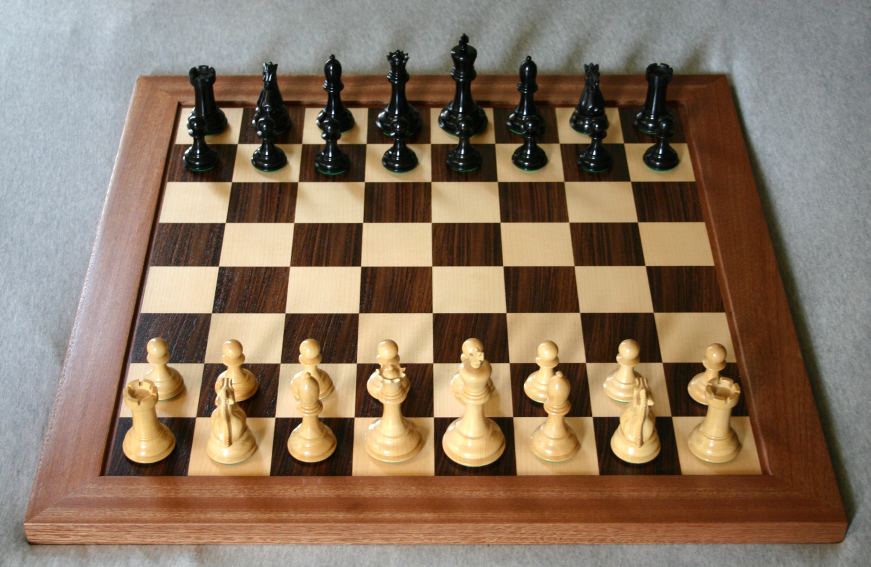
#> input picture cheese_board/board.jpg, 2611 x 1699 px (shown at 1/3 size)
$ python squares.py
#> lines starting #> are read from the running program, lines starting #| are printed output that depends on the picture; after the words box and inside, x2 and y2 are one past the last pixel; in counts of white or black regions, pixels touching at a corner belong together
import cv2
import numpy as np
import matplotlib.pyplot as plt

SHOW = True

img = cv2.imread('board.jpg', cv2.IMREAD_GRAYSCALE)
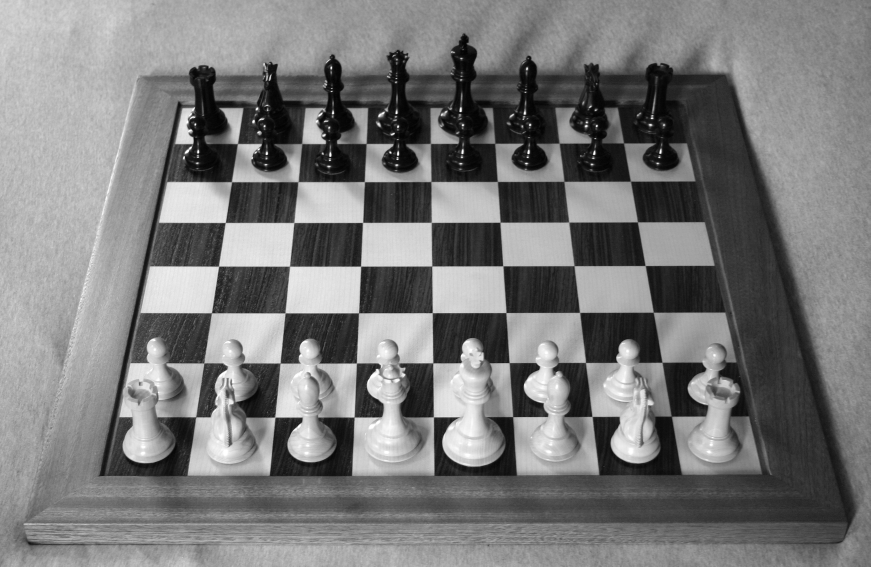
#> img: shape (1699, 2611) (shown at 1/3 size); min 0, max 255, mean 121.4

# [6 lines of commented-out code are left out]

blur = cv2.medianBlur(img, 5)
sharpen_kernel = np.array([[-1,-1,-1], [-1,9,-1], [-1,-1,-1]])
sharpen = cv2.filter2D(blur, -1, sharpen_kernel)
ret,thresh = cv2.threshold(sharpen,110,255,cv2.THRESH_BINARY)
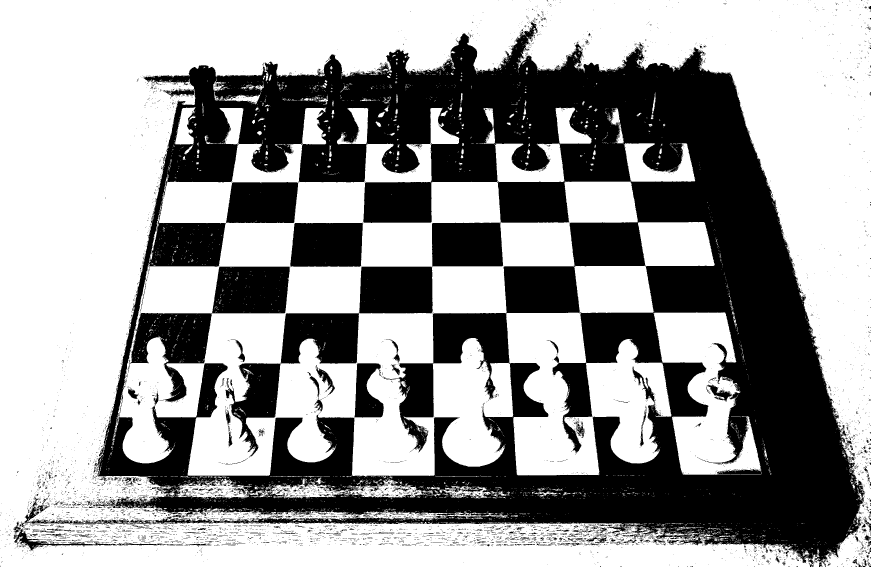
#> thresh: shape (1699, 2611) (shown at 1/3 size); 60.7% white; 8404 black regions (8071 under 20 px), largest, box (x1, y1, x2, y2) and area: (59, 66, 2595, 1699) 1490580, (384, 800, 869, 1206) 61954, (840, 800, 1298, 1091) 59861

kernel = np.ones((5,5),np.uint8)
dilation = cv2.dilate(thresh,kernel,iterations = 1)
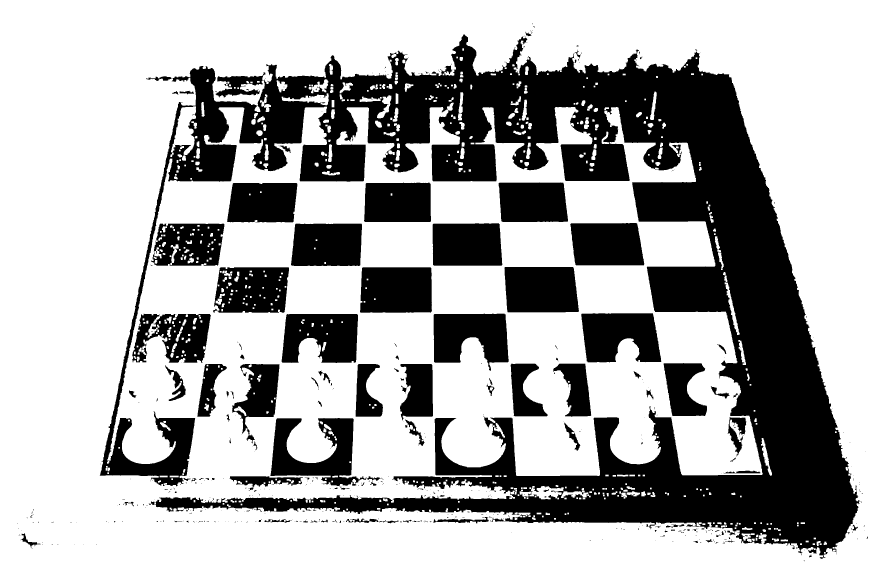
#> dilation: shape (1699, 2611) (shown at 1/3 size); 67.2% white; 471 black regions (358 under 20 px), largest, box (x1, y1, x2, y2) and area: (299, 103, 2582, 1677) 970405, (810, 1254, 1148, 1459) 28867, (1513, 801, 1737, 937) 28731

kern = cv2.getStructuringElement(cv2.MORPH_RECT,(10,10))
closing = cv2.morphologyEx(dilation, cv2.MORPH_CLOSE, kernel)
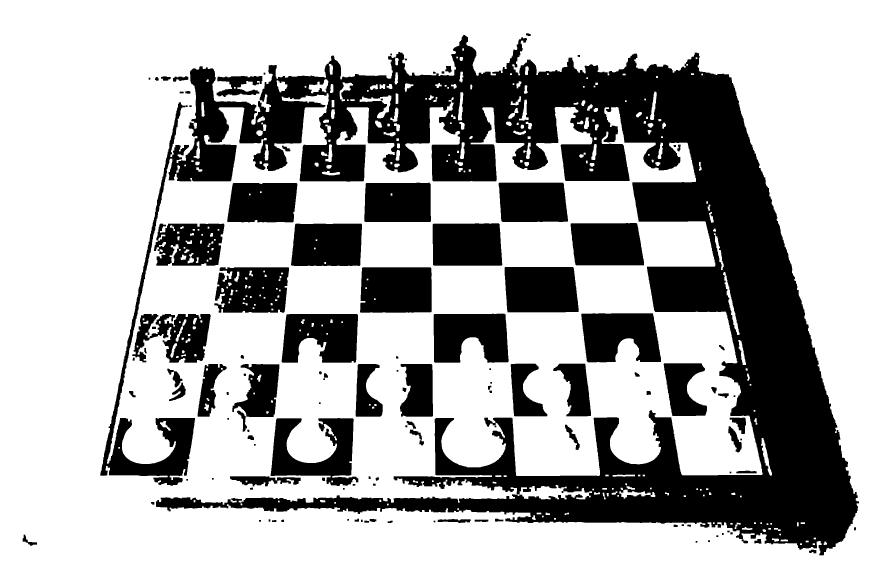
#> closing: shape (1699, 2611) (shown at 1/3 size); 67.7% white; 128 black regions

squares = cv2.findContours(closing, cv2.RETR_EXTERNAL, cv2.CHAIN_APPROX_SIMPLE)
#> squares = 1 contour; box (x1, y1, x2, y2) and area: (0, 0, 2611, 1699) 4431780
squares = squares[0] if len(squares) == 2 else squares[1]
#> squares = [[[0, 0], [0, 1698], [2610, 1698], [2610, 0]]]
print(squares)
#| [array([[[   0,    0]],
#|        [[   0, 1698]],
#|        [[2610, 1698]],
#|        [[2610,    0]]], dtype=int32)]
for square in squares:
	print('in')
	x,y,w,h = cv2.boundingRect(square)
	cv2.rectangle(closing, (x,y), (x + w, y +h), [36, 255, 12], 2)
#> this loop made 1 pass
#> (square, x, y, w, h) on pass 1: ([[0, 0], [0, 1698], [2610, 1698], [2610, 0]], 0, 0, 2611, 1699)
#| in
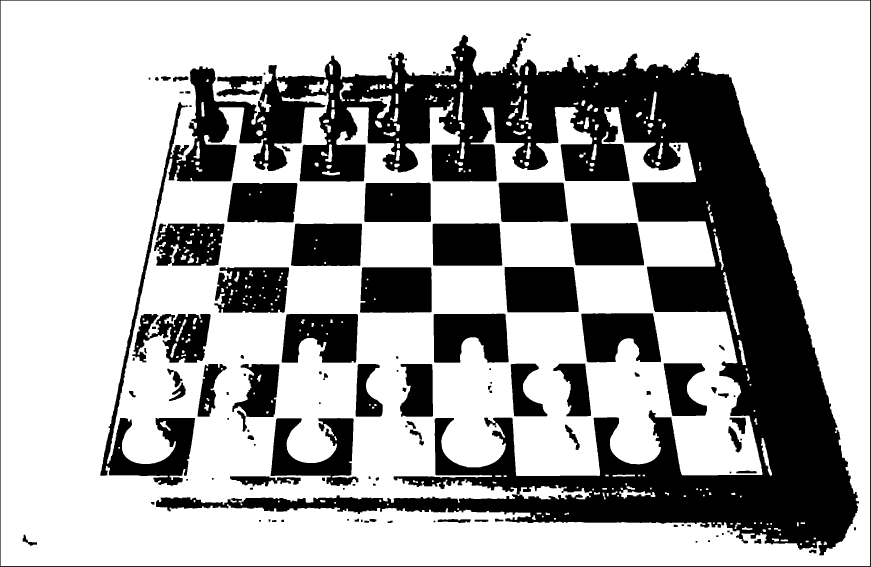
#> closing: shape (1699, 2611) (shown at 1/3 size); 0.29% of pixels changed, all inside (x1, y1, x2, y2) = (0, 0, 2611, 1699)


if SHOW:
	cv2.namedWindow('image',cv2.WINDOW_NORMAL)
	cv2.resizeWindow('image', 600,600)
	cv2.imshow('image', closing)
	cv2.waitKey(0)
	cv2.destroyAllWindows()
